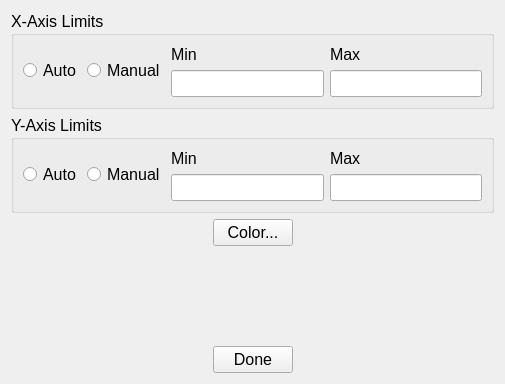
<?xml version="1.0" encoding="UTF-8"?>
<ui version="4.0">
 <class>PlotSettingsDialog</class>
 <widget class="QWidget" name="PlotSettingsDialog">
  <property name="geometry">
   <rect>
    <x>0</x>
    <y>0</y>
    <width>505</width>
    <height>384</height>
   </rect>
  </property>
  <property name="font">
   <font>
    <family>Ubuntu</family>
    <pointsize>12</pointsize>
   </font>
  </property>
  <property name="windowTitle">
   <string>Edit Plot Settings</string>
  </property>
  <layout class="QVBoxLayout" name="verticalLayout">
   <item>
    <widget class="QGroupBox" name="groupBox">
     <property name="title">
      <string>X-Axis Limits</string>
     </property>
     <layout class="QHBoxLayout" name="horizontalLayout">
      <item>
       <widget class="QRadioButton" name="rbXAuto">
        <property name="text">
         <string>Auto</string>
        </property>
       </widget>
      </item>
      <item>
       <widget class="QRadioButton" name="rbXManual">
        <property name="text">
         <string>Manual</string>
        </property>
       </widget>
      </item>
      <item>
       <layout class="QVBoxLayout" name="verticalLayout_3">
        <item>
         <widget class="QLabel" name="label">
          <property name="text">
           <string>Min</string>
          </property>
         </widget>
        </item>
        <item>
         <widget class="QLineEdit" name="txtXMin"/>
        </item>
       </layout>
      </item>
      <item>
       <layout class="QVBoxLayout" name="verticalLayout_2">
        <item>
         <widget class="QLabel" name="label_2">
          <property name="text">
           <string>Max</string>
          </property>
         </widget>
        </item>
        <item>
         <widget class="QLineEdit" name="txtXMax"/>
        </item>
       </layout>
      </item>
     </layout>
    </widget>
   </item>
   <item>
    <widget class="QGroupBox" name="groupBox_2">
     <property name="title">
      <string>Y-Axis Limits</string>
     </property>
     <layout class="QHBoxLayout" name="horizontalLayout_2">
      <item>
       <widget class="QRadioButton" name="rbYAuto">
        <property name="text">
         <string>Auto</string>
        </property>
       </widget>
      </item>
      <item>
       <widget class="QRadioButton" name="rbYManual">
        <property name="text">
         <string>Manual</string>
        </property>
       </widget>
      </item>
      <item>
       <layout class="QVBoxLayout" name="verticalLayout_4">
        <item>
         <widget class="QLabel" name="label_3">
          <property name="text">
           <string>Min</string>
          </property>
         </widget>
        </item>
        <item>
         <widget class="QLineEdit" name="txtYMin"/>
        </item>
       </layout>
      </item>
      <item>
       <layout class="QVBoxLayout" name="verticalLayout_5">
        <item>
         <widget class="QLabel" name="label_4">
          <property name="text">
           <string>Max</string>
          </property>
         </widget>
        </item>
        <item>
         <widget class="QLineEdit" name="txtYMax"/>
        </item>
       </layout>
      </item>
     </layout>
    </widget>
   </item>
   <item>
    <layout class="QHBoxLayout" name="horizontalLayout_4">
     <item>
      <spacer name="horizontalSpacer">
       <property name="orientation">
        <enum>Qt::Horizontal</enum>
       </property>
       <property name="sizeHint" stdset="0">
        <size>
         <width>40</width>
         <height>20</height>
        </size>
       </property>
      </spacer>
     </item>
     <item>
      <widget class="QPushButton" name="btnColor">
       <property name="text">
        <string>Color...</string>
       </property>
      </widget>
     </item>
     <item>
      <spacer name="horizontalSpacer_2">
       <property name="orientation">
        <enum>Qt::Horizontal</enum>
       </property>
       <property name="sizeHint" stdset="0">
        <size>
         <width>40</width>
         <height>20</height>
        </size>
       </property>
      </spacer>
     </item>
    </layout>
   </item>
   <item>
    <spacer name="verticalSpacer">
     <property name="orientation">
      <enum>Qt::Vertical</enum>
     </property>
     <property name="sizeHint" stdset="0">
      <size>
       <width>20</width>
       <height>40</height>
      </size>
     </property>
    </spacer>
   </item>
   <item>
    <layout class="QHBoxLayout" name="horizontalLayout_3">
     <item>
      <spacer name="horizontalSpacer_3">
       <property name="orientation">
        <enum>Qt::Horizontal</enum>
       </property>
       <property name="sizeHint" stdset="0">
        <size>
         <width>40</width>
         <height>20</height>
        </size>
       </property>
      </spacer>
     </item>
     <item>
      <widget class="QPushButton" name="btnDone">
       <property name="text">
        <string>Done</string>
       </property>
      </widget>
     </item>
     <item>
      <spacer name="horizontalSpacer_4">
       <property name="orientation">
        <enum>Qt::Horizontal</enum>
       </property>
       <property name="sizeHint" stdset="0">
        <size>
         <width>40</width>
         <height>20</height>
        </size>
       </property>
      </spacer>
     </item>
    </layout>
   </item>
  </layout>
 </widget>
 <resources/>
 <connections/>
</ui>
